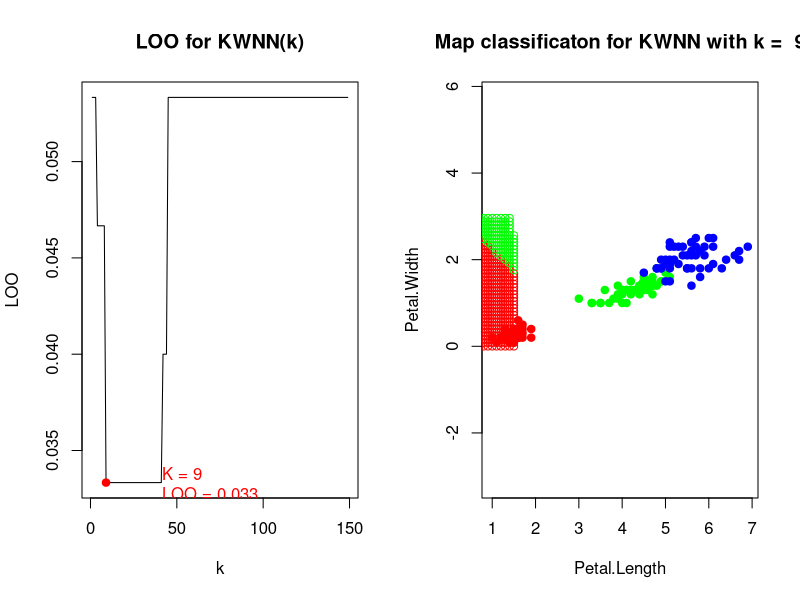

The R source for this figure: (Note: a time limit stopped this script after it produced the figure.)
euclideanDistance <- function(u, v) sqrt(sum(u - v)^2)

weightsKWNN = function(i, k)  (k + 1 - i) / k

sortObjectByDist <- function(xl, z)
{
	l <- dim(xl)[1]
	n <- dim(xl)[2] - 1
	distances <- rep(0, l)
	for (i in 1:l)
  	{
    		distances[i] <- c(euclideanDistance(xl[i, 1:n], z))
  	}
  	orderedXl <- xl[order(distances), ]
  	return (orderedXl)
}

kwnn <- function(xl, z, k,orderedXl)
{  
	n <- dim(orderedXl)[2] - 1
	weights <- rep(0,3)
	names(weights) <- c("setosa", "versicolor", "virginica")
	classes <- orderedXl[1:k, n+1]
	
	for(i in 1:k)
	{
		weights[classes[i]]<-weights[classes[i]]+weightsKWNN(i,k);
  	}
  	class <- names(which.max(weights))
  	return (class)
}

LOO = function(xl,class) {
  	n = dim(xl)[1]
  	loo = rep(0, n-1)
  
    	for(i in 1:(n))
	{
      	X <- xl[-i, 1:3]
      	u <- xl[i, 1:2]
      	orderedXl <- sortObjectByDist(X, u)
      
      	for(k in 1:(n-1))
		{
        		test <- kwnn(X,u,k,orderedXl)
        		if(colors[test] != colors[class[i]])
			{
            		loo[k] <- loo[k]+1;
      		}    
    		} 
    	}
  	loo <- loo / n
  	x <- 1:(length(loo))
  	y <- loo
  	plot(x, y,main ="LOO for KWNN(k)", xlab="k", ylab="LOO", type = "l")
  
  	min<-which.min(loo)
  	lOOmin<-round(loo[min],3)
  
  	points(min, loo[min], pch = 21, col = "red",bg = "red")
  	label <- paste("   K = ", min, "\n", "   LOO = ", lOOmin, sep = "")
  	xmin <- 3*min
  	text(xmin, lOOmin, labels = label, pos=4, col = "red")
  	map(min)
}
map <- function(k){
	text <- paste("Map classificaton for KWNN with k = ", k)
  	plot(iris[, 3:4],main=text, pch = 21, bg = colors[xl$Species], col = colors[xl$Species],asp=1)
  
  	for(i in seq(0, 7, 0.1))
	{
    		for(j in seq(0,3,0.08))
		{
      		z <- c(i, j)
      		orderedXl <- sortObjectByDist(xl, z)
      		class <- kwnn(xl, z,k,orderedXl)
      		points(z[1], z[2], pch = 1, bg = colors[class],col=colors[class])
    		}
  	}
}
par(mfrow = c(1, 2))
colors <- c("setosa" = "red", "versicolor" = "green", "virginica" = "blue")
xl <- iris[, 3:5] 
class <- iris[, 5]
par(mfrow = c(1, 2))
colors <- c("setosa" = "red", "versicolor" = "green", "virginica" = "blue")
xl <- iris[, 3:5] 
class <- iris[, 5]
LOO(xl,class)
